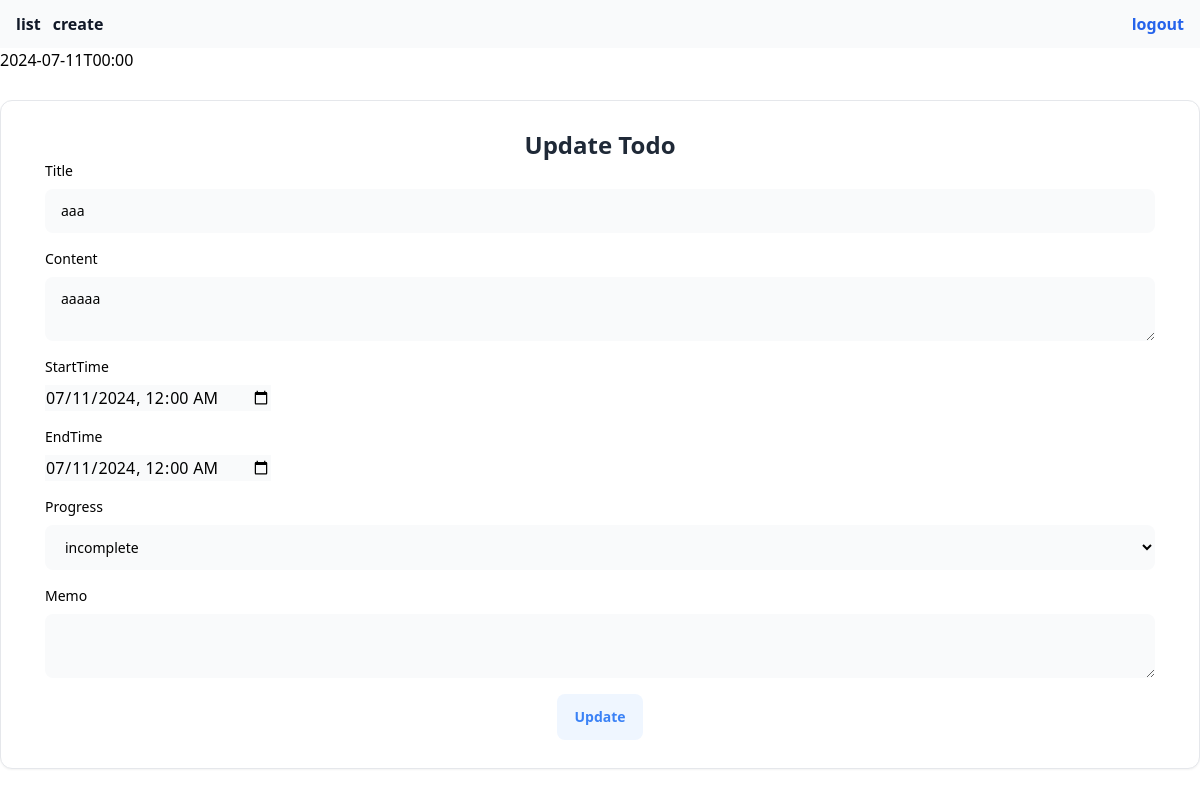
The app's page /update/78 (signed in) with its own data.
### listapp/models.py (models this page shows)
class TaskModel(models.Model):
    title = models.CharField(max_length=100)
    content = models.TextField()
    author = models.CharField(max_length=100)
    nottodo = models.CharField(max_length=100)
    starttime = models.CharField(max_length=100)
    endtime = models.CharField(max_length=100)
    progress = models.CharField(max_length=100,default='incomplete')
    memo = models.TextField(null=True, blank=True,default='')

### listapp/views.py (the view, shortened to what this page needs)
# urls.py: path('update/<int:pk>',updatefunc,name="update"),
def updatefunc(request,pk):
    task = TaskModel.objects.get(pk=pk)
    print('task')
    if task.author != request.user.username:
        return redirect('list')
    return render(request,'update.html',{'task':task})

### templates/update.html (shortened to what this page needs)
{% extends 'base.html' %}
{% block content %}
{{task.starttime}}
<div class="mt-7 bg-white border border-gray-200 rounded-xl shadow-sm">
    <div class="p-4 sm:p-7">
      <div class="text-center">
        <h2 class="block text-2xl font-bold text-gray-800">Update Todo</h2>
      </div>
        <form method="POST" action="">{% csrf_token %}
          <div class="grid gap-y-4 px-4">
            <div>
              <label for="title" class="block text-sm mb-2">Title</label>
              <div class="relative">
                <input type="text" name="title" value="{{task.title}}" class="bg-gray-50 py-3 px-4 block w-full border-gray-200 rounded-lg text-sm focus:border-blue-500 focus:ring-blue-500 disabled:opacity-50 disabled:pointer-events-none" required>
              </div>
            </div>
            <div>
                <label for="content" class="block text-sm mb-2">Content</label>
                <div class="relative">
                  <textarea name="content" class="bg-gray-50 py-3 px-4 block w-full border-gray-200 rounded-lg text-sm focus:border-blue-500 focus:ring-blue-500 disabled:opacity-50 disabled:pointer-events-none" required>{{task.content}}</textarea>
                </div>
              </div>
             {% if task.nottodo == 'on' %}
             <input type="hidden" name="starttime" value="{{task.starttime|date:'Y-m-d H:i'}}">
             <input type="hidden" name="endtime" value="{{task.endtime|date:'Y-m-d H:i'}}">
             <input type="hidden" name="progress" value="complete">
             {% else %}
            <div>
                <label for="starttime" class="block text-sm mb-2">StartTime</label>
                <div class="relative">
                    <input type="datetime-local" name="starttime" value="{{task.starttime}}" class="bg-gray-50">
                </div>
            </div>
              <div>
                <label for="endtime" class="block text-sm mb-2">EndTime</label>
                <div class="relative">
                    <input type="datetime-local" name="endtime" value="{{task.endtime}}" class="bg-gray-50">
                </div>
              </div>
            <div>
                <label for="progress" class="block text-sm mb-2">Progress</label>
                <div class="relative">
                  <select name="progress" class="bg-gray-50 py-3 px-4 block w-full border-gray-200 rounded-lg text-sm focus:border-blue-500 focus:ring-blue-500 disabled:opacity-50 disabled:pointer-events-none" required>
                    {% if task.progress == 'complete'  %}
                    <option value="complete">complete</option>
                    <option value="incomplete">incomplete</option>
                    {% else %}
                    <option value="incomplete">incomplete</option>
                    {% endif %}
                  </select>
                </div>
              </div>
            {% endif %}
            <div>
                <label for="memo" class="block text-sm mb-2">Memo</label>
                <div class="relative">
                  <textarea name="memo" class="bg-gray-50 py-3 px-4 block w-full border-gray-200 rounded-lg text-sm focus:border-blue-500 focus:ring-blue-500">{{task.memo}}</textarea>
                </div>
              </div>
            <div class="mx-auto">
                <button type="submit" class="bg-blue-50 w-full py-3 px-4 inline-flex justify-center items-center gap-x-2 text-sm font-semibold rounded-lg border border-transparent text-blue-500 hover:bg-blue-100 disabled:opacity-50 disabled:pointer-events-none">Update</button>
            </div>
          </div>
        </form>
      </div>
  </div>
{% endblock content %}

### records on screen
TaskModel: starttime "2024-07-11T00:00", title "aaa", content "aaaaa", starttime "07/11/2024 00:00", endtime "07/11/2024 00:00", progress "incomplete"
